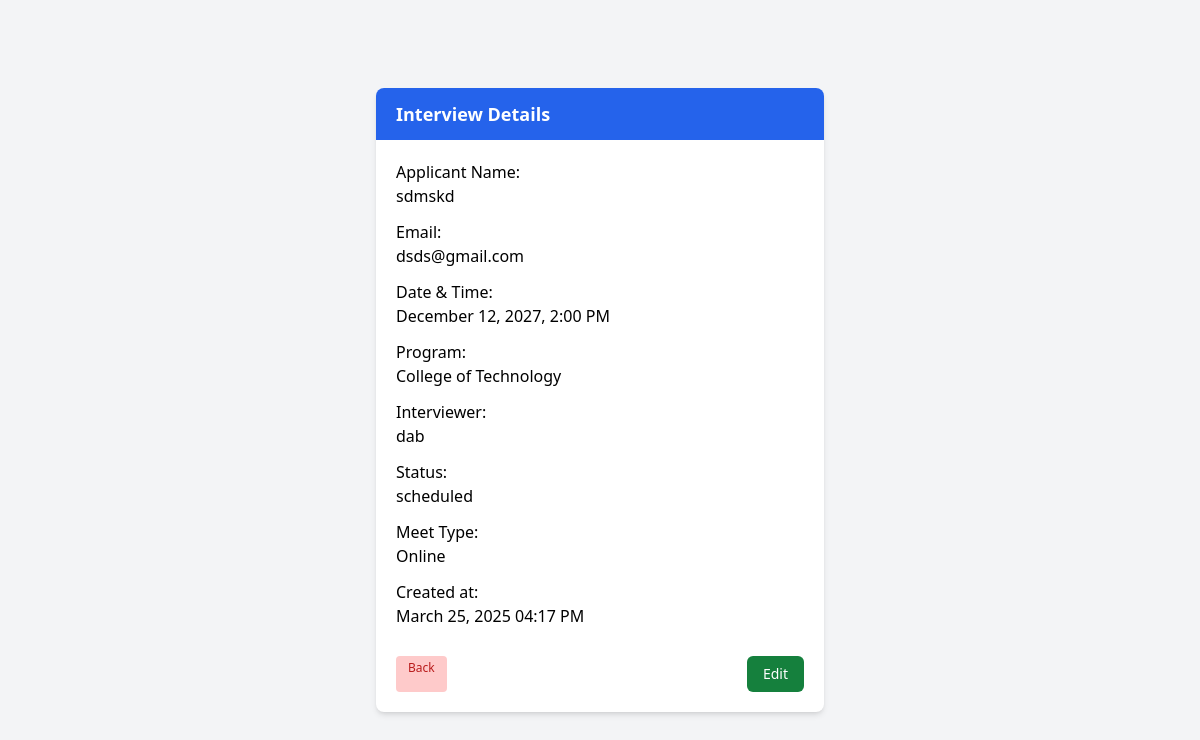
The app's page /view_interview.php?id=112 with its own data.
### tables this page shows
CREATE TABLE `interviews` (
  `id` int(11) NOT NULL,
  `interviewer_id` int(11) NOT NULL,
  `applicant_id` int(11) NOT NULL,
  `scheduled_time` datetime NOT NULL,
  `status` enum('scheduled','cancelled','trash') DEFAULT 'scheduled',
  `program` int(11) NOT NULL,
  `created_at` timestamp NOT NULL DEFAULT current_timestamp(),
  `program_id` int(11) NOT NULL,
  `cancelled_date` date DEFAULT NULL,
  `meet_type` enum('Online','F2F') NOT NULL,
  `rating` int(11) NOT NULL,
  `feedback` varchar(255) NOT NULL DEFAULT 'Not Specified',
  `comments` varchar(250) NOT NULL
);

CREATE TABLE `applicants` (
  `id` int(11) NOT NULL,
  `name` varchar(100) NOT NULL,
  `email` varchar(100) NOT NULL,
  `program` varchar(255) NOT NULL
);

CREATE TABLE `programs` (
  `id` int(11) NOT NULL,
  `name` varchar(255) NOT NULL,
  `college` varchar(50) DEFAULT NULL
);

CREATE TABLE `interviewers` (
  `id` int(11) NOT NULL,
  `name` varchar(100) NOT NULL,
  `email` varchar(100) NOT NULL,
  `program_id` int(11) NOT NULL
);

### functions.php (called while the page is built, shortened)
<?php
function getInterviewById($conn, $id) {
    $sql = "SELECT
                i.id,
                a.name AS applicant_name,
                a.email AS applicant_email,
                ir.name AS interviewer_name,
                p.name AS program_name,
                p.college AS program_college,
                i.scheduled_time,
                i.meet_type,
                i.status,
                i.created_at,
                i.feedback
            FROM interviews i
            JOIN applicants a ON i.applicant_id = a.id
            JOIN interviewers ir ON i.interviewer_id = ir.id
            JOIN programs p ON i.program_id = p.id
            WHERE i.id = ?";
    $stmt = $conn->prepare($sql);
    $stmt->bind_param("i", $id);
    $stmt->execute();
    $result = $stmt->get_result();
    return $result->fetch_assoc();
}
?>

### view_interview.php (the view, shortened to what this page needs)
<?php
require_once 'db.php';
require_once 'functions.php';
$id = intval($_GET['id']);
$interview = getInterviewById($conn, $id);
?>
<!DOCTYPE html>
<html lang="en">
<head>
    <script src="https://cdn.tailwindcss.com"></script>
    <link rel="stylesheet" href="style.css">
</head>
<body class="bg-gray-100 flex items-center justify-center min-h-screen p-4">
    <div class="bg-white w-full max-w-md rounded-lg shadow-md overflow-hidden">
        <div class="bg-blue-600 px-5 py-3">
            <h2 class="text-lg font-semibold text-white">Interview Details</h2>
        </div>
        <div class="p-5">
            <div class="mb-3">
                <label class="detail-label font-medium">Applicant Name:</label>
                <p class="detail-value "><?= !empty($interview['applicant_name']) ? htmlspecialchars($interview['applicant_name']) : 'No Name Provided' ?></p>
            </div>
            <div class="mb-3">
                <label class="detail-label font-medium">Email:</label>
                <p class="detail-value"><?= !empty($interview['applicant_email']) ? htmlspecialchars($interview['applicant_email']) : 'No Email Provided' ?></p>
            </div>
            <div class="mb-3">
                <label class="detail-label font-medium ">Date & Time:</label>
                <p class="detail-value"><?= date("F j, Y, g:i A", strtotime($interview['scheduled_time'])) ?></p>
            </div>
            <div class="mb-3">
                <label class="detail-label font-medium">Program:</label>
                <p class="detail-value"><?= !empty($interview['program_college']) ? htmlspecialchars($interview['program_college']) : 'No Program Assigned' ?></p>
            </div>
            <div class="mb-3">
                <label class="detail-label font-medium">Interviewer:</label>
                <p class="detail-value"><?= !empty($interview['interviewer_name']) ? htmlspecialchars($interview['interviewer_name']) : 'No Interviewer Assigned' ?></p>
            </div>
            <div class="mb-3">
                <label class="detail-label font-medium">Status:</label>
                <p class="detail-value"><?= htmlspecialchars($interview['status']) ?></p>
            </div>
            <div class="mb-3">
                <label class="detail-label font-medium">Meet Type:</label>
                <p class="detail-value"><?= htmlspecialchars($interview['meet_type'] ?? 'N/A'); ?></p>
            </div>
            <div class="mb-4">
                <label class="detail-label font-medium">Created at:</label>
                <p class="detail-value"><?= date('F d, Y h:i A', strtotime($interview['created_at'] ?? 'now')) ?></p>
            </div>
            <div class="flex justify-between space-x-4 pt-3">
                <a href="index.php" class="text-xs bg-red-200 text-red-700 px-3 py-1 rounded font-medium hover:bg-red-300">
                    Back
                </a>
                <button onclick="openEditModal(<?= $interview['id'] ?>)"
                class="bg-green-700 hover:bg-green-600 text-white px-4 py-2 rounded-md font-medium text-sm transition-colors">
                    Edit
                </button>
            </div>
        </div>
    </div>
</body>
</html>

### view_interview.php (style rules this page uses)
.detail-label { @apply text-sm font-medium text-gray-600 mb-1; }
.detail-value { @apply text-gray-800 text-base mb-3; }

### records on screen
interviews: applicant.name "sdmskd", applicant.email "dsds@gmail.com", scheduled_time "December 12, 2027, 2:00 PM", program.college "College of Technology", interviewer.name "dab", status "scheduled", meet_type "Online", created_at "March 25, 2025 04:17 PM"
